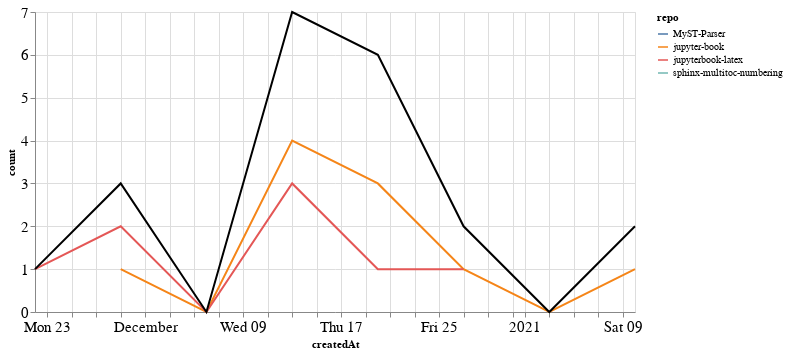

Notebook source saved alongside this figure:
### Markdown cell above
### Comments

### Code cell
comments_time = comments.groupby('repo').resample('W', on='createdAt').count()['author'].reset_index()
comments_time = comments_time.rename(columns={'author': 'count'})
comments_time_total = comments_time.groupby('createdAt').agg({"count": "sum"}).reset_index()
ch1 = alt.Chart(comments_time, width=600).mark_line().encode(
    x='createdAt',
    y='count',
    color='repo',
    tooltip="repo"
)

ch2 = alt.Chart(comments_time_total, width=600).mark_line(color="black").encode(
    x='createdAt',
    y='count',
)

ch1 + ch2

### Figure 1 — Vega-Lite specification as saved in the notebook (floating-point values rounded to 4 significant figures)
{"config": {"axisLeft": {"labelFontSize": 15}, "axisBottom": {"labelFontSize": 15}}, "layer": [{"data": {"name": "data-cd6a772783ded000ca502bfdc823c328"}, "mark": "line", "encoding": {"color": {"type": "nominal", "field": "repo"}, "tooltip": {"type": "nominal", "field": "repo"}, "x": {"type": "temporal", "field": "createdAt"}, "y": {"type": "quantitative", "field": "count"}}, "width": 600}, {"data": {"name": "data-8fe4194129aabac3a39386092d25f012"}, "mark": {"type": "line", "color": "black"}, "encoding": {"x": {"type": "temporal", "field": "createdAt"}, "y": {"type": "quantitative", "field": "count"}}, "width": 600}], "$schema": "https://vega.github.io/schema/vega-lite/v4.8.1.json", "datasets": {"data-cd6a772783ded000ca502bfdc823c328": [{"repo": "MyST-Parser", "createdAt": "2020-12-20T00:00:00", "count": 2}, {"repo": "jupyter-book", "createdAt": "2020-11-29T00:00:00", "count": 1}, {"repo": "jupyter-book", "createdAt": "2020-12-06T00:00:00", "count": 0}, {"repo": "jupyter-book", "createdAt": "2020-12-13T00:00:00", "count": 4}, {"repo": "jupyter-book", "createdAt": "2020-12-20T00:00:00", "count": 3}, {"repo": "jupyter-book", "createdAt": "2020-12-27T00:00:00", "count": 1}, {"repo": "jupyter-book", "createdAt": "2021-01-03T00:00:00", "count": 0}, {"repo": "jupyter-book", "createdAt": "2021-01-10T00:00:00", "count": 1}, {"repo": "jupyterbook-latex", "createdAt": "2020-11-22T00:00:00", "count": 1}, {"repo": "jupyterbook-latex", "createdAt": "2020-11-29T00:00:00", "count": 2}, {"repo": "jupyterbook-latex", "createdAt": "2020-12-06T00:00:00", "count": 0}, {"repo": "jupyterbook-latex", "createdAt": "2020-12-13T00:00:00", "count": 3}, {"repo": "jupyterbook-latex", "createdAt": "2020-12-20T00:00:00", "count": 1}, {"repo": "jupyterbook-latex", "createdAt": "2020-12-27T00:00:00", "count": 1}, {"repo": "sphinx-multitoc-numbering", "createdAt": "2021-01-10T00:00:00", "count": 1}], "data-8fe4194129aabac3a39386092d25f012": [{"createdAt": "2020-11-22T00:00:00", "count": 1}, {"createdAt": "2020-11-29T00:00:00", "count": 3}, {"createdAt": "2020-12-06T00:00:00", "count": 0}, {"createdAt": "2020-12-13T00:00:00", "count": 7}, {"createdAt": "2020-12-20T00:00:00", "count": 6}, {"createdAt": "2020-12-27T00:00:00", "count": 2}, {"createdAt": "2021-01-03T00:00:00", "count": 0}, {"createdAt": "2021-01-10T00:00:00", "count": 2}]}}
